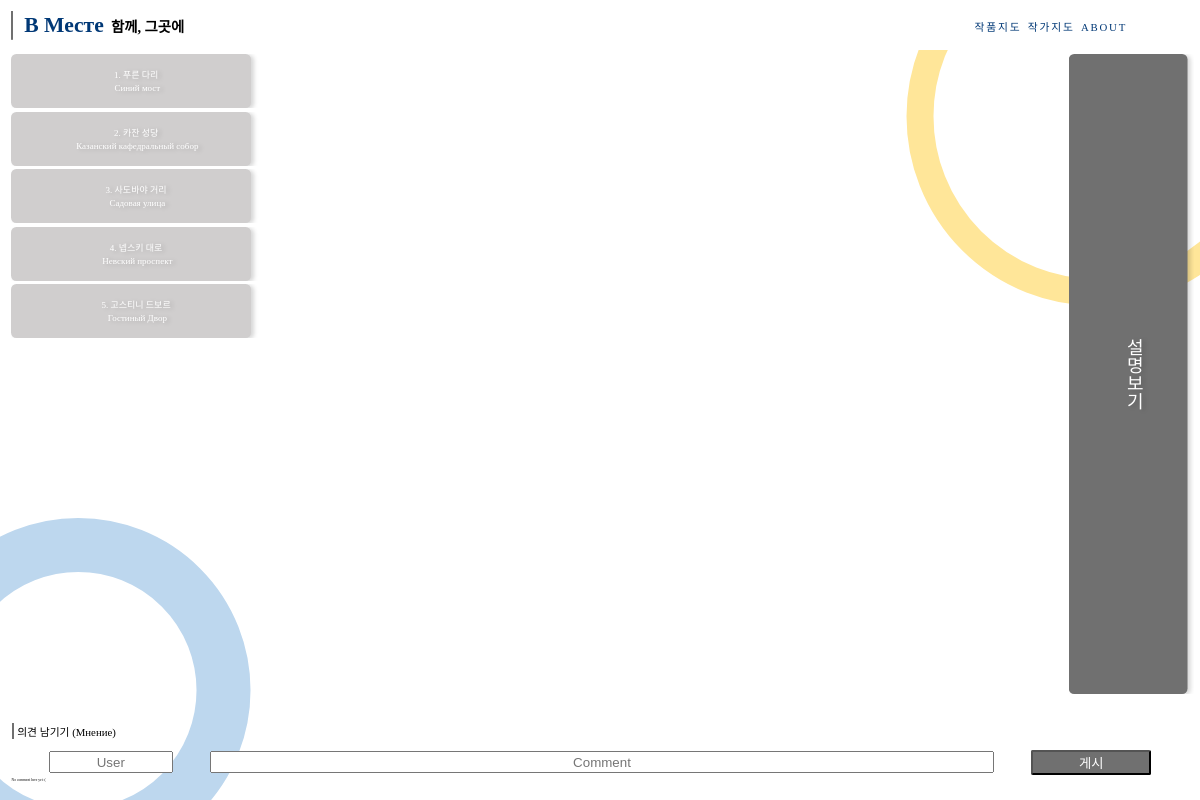
Page /pieces/8/ on the committed database.
### Bmeste/models.py (models this page shows, shortened)
class Piece_detail(models.Model):
    piece = models.ForeignKey(Piece, on_delete=models.CASCADE,)
    piece_detail = models.CharField(max_length=200, default="",)
    piece_detail_rus = models.CharField(max_length=200, default="",)
    location_lat = models.FloatField(default=0)
    location_lng = models.FloatField(default=0)
    location_heading = models.FloatField(default=0)
    location_pitch = models.FloatField(default=0)
    description = models.TextField(default="")

### Bmeste/views.py (the view)
# urls.py: re_path(r'^pieces/(?P<piece_id>\d+)/', views.piece_detail, name='piece_detail'),
def piece_detail(request, piece_id):
    piece = get_object_or_404(Piece, pk=piece_id)
    comments = piece.comments.all()
    context = {'piece': piece, 'comments': comments}
    return render(request, 'Bmeste/piece_detail.html', context)

### Bmeste/templates/Bmeste/piece_detail.html (shortened to what this page needs)
{% extends 'Bmeste/base.html' %}
{% block content %}
{% load static %}
    <link href="{% static 'Bmeste/css/styles-pieces_detail.css' %}" rel="stylesheet" type="text/css">
    <link href="{% static 'Bmeste/css/popup.css' %}" rel="stylesheet" type="text/css">
    <link href="//maxcdn.bootstrapcdn.com/font-awesome/4.1.0/css/font-awesome.min.css" rel="stylesheet" />
    <div class="seperate">
        <div id="map"></div>
        <div id="discription_btn">
            <svg class="box_discript">
                <rect class="box_rect_discript"></rect>
                <text text-anchor="middle"
                    alignment-baseline="middle"
                    x="50%" y="50%"
                    font-size="3rem"
                    fill="#ffffff"
                    filter="drop-shadow(1rem 0.3rem 0.6rem rgba(0, 0, 0, 0.161))">설명보기</text>
            </svg>
        </div>
        <div class="boxes">
        {% for detail in piece.piece_detail_set.all %}
            <div id="container">
                <svg class="box">
                    <rect class="box_rect"></rect>
                    <text text-anchor="middle"
                        alignment-baseline="middle"
                        x="49.5%" y="40%"
                        font-size="2.5rem"
                        fill="#ffffff"
                        filter="drop-shadow(1rem 0.3rem 0.6rem rgba(0, 0, 0, 0.161))">{{ forloop.counter }}. {{ detail.piece_detail }}</text>
                    <text text-anchor="middle"
                        alignment-baseline="middle"
                        x="50%" y="65%"
                        font-size="2.5rem"
                        fill="#ffffff"
                        filter="drop-shadow(1rem 0.3rem 0.6rem rgba(0, 0, 0, 0.161))">{{ detail.piece_detail_rus }}</text>
                </svg>
            </div>
        {% endfor %}
        </div>
    </div>
    <div class="comment">
        <p class="comment_head">의견 남기기 (Mнение)</p>
        <form action="{% url 'Bmeste:c_post' piece.id %}" method="POST">
            <input type="text" name="comment_user" id="comment_user" placeholder="User">
            <input type="text" name="comment_text" id="comment_text" placeholder="Comment">
            <button type="submit">게시</button>
        </form>
        {% if comments %}
        <table class="table">
        {% for comment in comments %}
            <tr>
                <td class="table_date">{{ comment.comment_date }}</td>
                <td class="table_user">{{ comment.comment_user }}</td>
                <td class="table_text">{{ comment.comment_text|linebreaks }}</td>
            </tr>
        {% endfor %}
        </table>
        {% else %}
        <p>No comment here yet :(</p>
        {% endif %}
    </div>
    {% endblock %}

### static/Bmeste/css/styles-base.css (style rules this page uses)
body { font-family: SCDReam5; }
html { font-size: 0.55vh; }
@media (orientation: landscape) { html { font-size: 0.3vw; } }

### static/Bmeste/css/styles-pieces_detail.css (style rules this page uses)
.seperate { margin: 15rem 5vw 0 5vw; width: 90%; display: flex; flex-direction: column; align-items: flex-start; }
#discription_btn { width: 100%; z-index: 300; margin-bottom: 1rem; display: flex; flex-direction: column; align-items: center; }
#discription_btn text { writing-mode: horizontal-tb; }
.box_discript { width: 100%; height: 11rem; cursor: pointer; }
.boxes { width: 88vw; height: 30vh; display: flex; flex-direction: column; align-items: center; overflow-y: auto; scroll-behavior: smooth; }
#container { margin-bottom: 1rem; width: 100%; height: 13rem; justify-content: center; }
.box { width: 84vw; height: 13rem; cursor: pointer; }
#map { z-index: 500; height: 45vh; width: 100%; margin-bottom: 5rem; transition: all 0.4s ease; }
.comment { margin: 0 1rem 0 1rem; }
.comment form { display: flex; flex-direction: row; justify-content: space-evenly; align-items: center; }
.comment .comment_head { font-size: 3rem; padding-left: 1rem; border-left: 0.75rem solid #707070; }
.comment #comment_user { width: 10vw; padding: 0; height: 3rem; }
.comment #comment_text { width: 65vw; padding: 0; height: 3rem; }
.comment button { width: 10vw; padding: 0; background-color: #707070; border-radius: 2px; height: 4rem; color: white; }
@media (orientation: landscape) { .seperate { width: 100%; margin: 15rem 0 0 0; display: grid; grid-template-columns: 2fr 6fr 1fr; grid-template-areas: "left center right"; } }
@media (orientation: landscape) { .boxes { grid-area: left; width: 100%; height: 80vh; } }
@media (orientation: landscape) { #container { width: 98%; height: 15rem; } }
@media (orientation: landscape) { .box { width: 98%; height: 15rem; } }
@media (orientation: landscape) { .box text { font-size: 2.5rem; } }
@media (orientation: landscape) { .box text:last-child { font-size: 2.5rem; } }
@media (orientation: landscape) { #map { grid-area: center; height: 80vh; width: 100%; } }
@media (orientation: landscape) { .box_discript { padding-left: 3rem; width: 95%; height: 80vh; } }
@media (orientation: landscape) { #discription_btn text { font-size: 5rem; writing-mode: vertical-lr; } }
@media (orientation: landscape) { .comment #comment_user { height: 5rem; } }
@media (orientation: landscape) { .comment #comment_text { height: 5rem; } }
@media (orientation: landscape) { .comment button { height: 7rem; } }

### rows in the picture
Piece_detail: piece_detail "푸른 다리", piece_detail_rus "Синий мост"
Piece_detail: piece_detail "카잔 성당", piece_detail_rus "Казанский кафедральный собор"
Piece_detail: piece_detail "사도바야 거리", piece_detail_rus "Садовая улица"
Piece_detail: piece_detail "넵스키 대로", piece_detail_rus "Невский проспект"
Piece_detail: piece_detail "고스티니 드보르", piece_detail_rus "Гостиный Двор"
